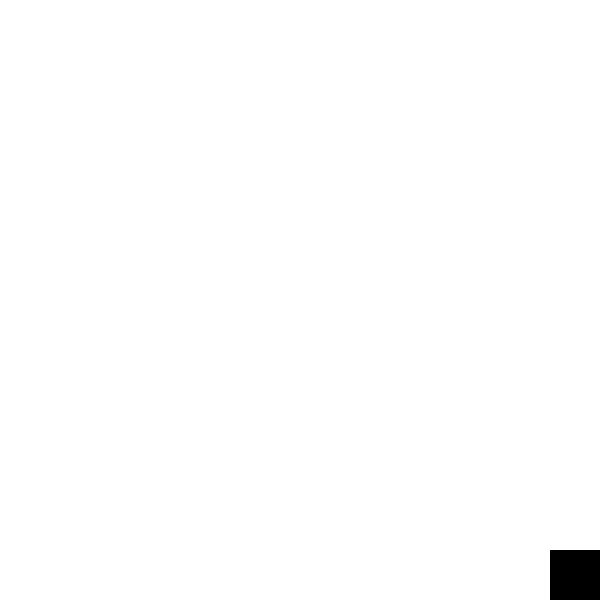
Frame 1 (no input)
Frame 60 (the mouse pressed at the canvas centre just before this capture): identical to frame 1, image omitted
Frame 120 (the mouse held since frame 60 and released just before this capture): identical to frame 1, image omitted

The Processing sketch that drew this single still picture (run headless with seeded random() and noise(); from frame 60 on, the mouse is pressed at the canvas centre):

// Processing sketch: processing_122751
// ── processing_122751.pde


boolean flag; //booleangatanohennsuuflag


void setup(){

  size(600,600);//gamennsaizu

  smooth();//namerakaansennga
 
  background(255);//sirohaikei
    flag=false;//zukeinosixyokiirowokuronisextutei

  fill(0,0,0);//kuro
  
}

void draw(){


stroke(0, 0, 0);
if(flag==true)//onninaxtutatokiaka
stroke(255,0,0);//aka

  rect(550,550,50,50);//suixtutizahixyou
 if( mouseButton == RIGHT ) {//migikurixtukunotoki
  stroke(255,255,255);//sironisuru
 
    
  }
}


void mouseDragged(){
 
  line(pmouseX,pmouseY,mouseX,mouseY);//sennwosennga

}

void mousePressed(){

  if(mouseX>=550 && mouseX<=600 && mouseY>=550 && mouseY<=600){//mausunozahixyougaseihoukeinohanninainotoki
    if(flag==false){ //kurixtukusurumaegaohunotoki
      fill(255,0,0);//aka
      flag=true;    //kurixtukusitaraononozixyoutainihennkousuru 
    }else{          //kurixtukusurumaegaonnotoki 
      fill(0,0,0);
      flag=false;    //kurixtukusitaraohunozixyoutainihennkousuru
    }
  }
}

void keyPressed(){//ki-woosaretatoki

  if(key=='r'){//rnaraaka
  
    background(255,0,0);//aka
  }
    if(key=='w'){//wnarasiro
  
    background(255);//siro
  }
      if(key=='b'){//bnara
  
    background(0,0,0);//kuro
      }
}
